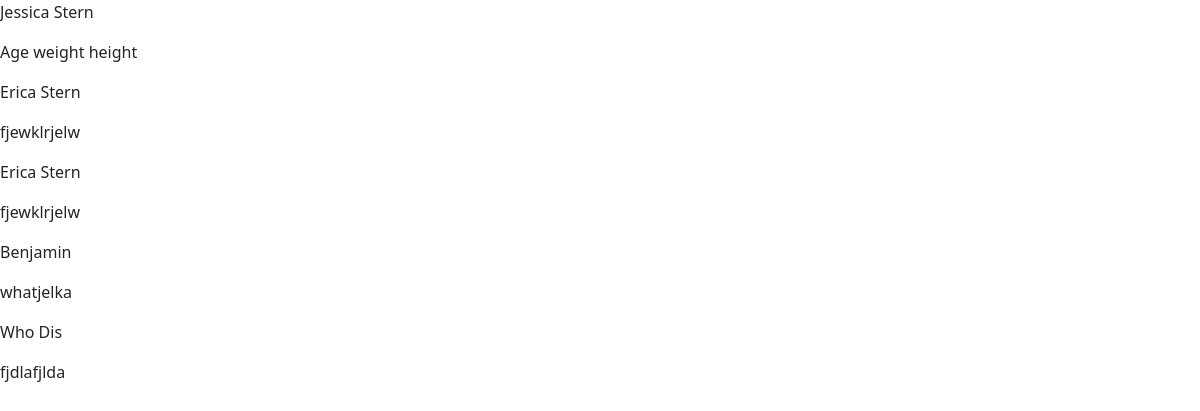
Before: /article/all with the older database file.
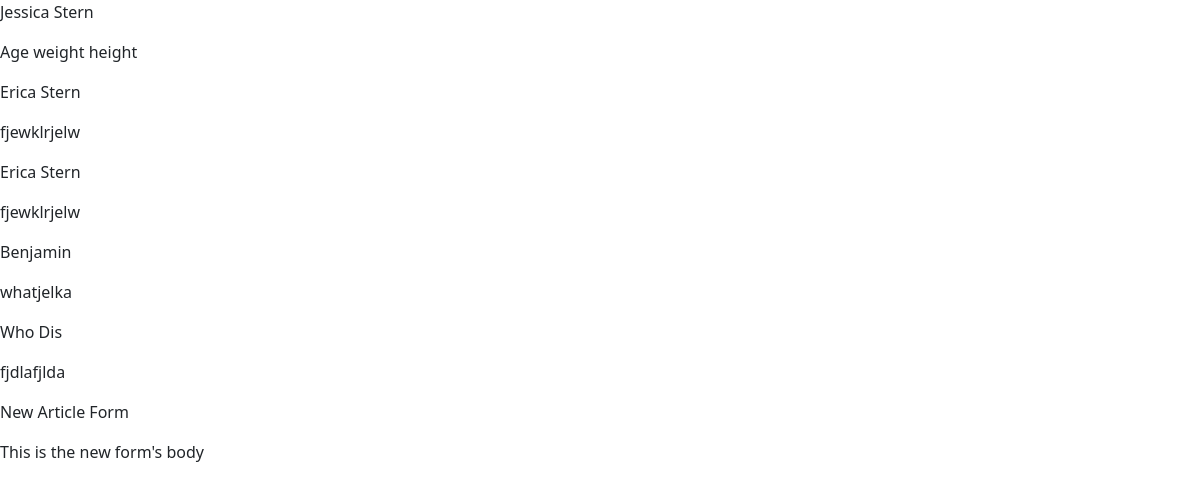
After: the same page with the newer database file.
### portfolio/models.py (models this page shows, shortened)
class Article(models.Model):
    title=models.CharField(max_length=45)
    body=models.TextField()
    created_at = models.DateTimeField(auto_now_add=True)
    updated_at = models.DateTimeField(auto_now=True)

### portfolio/views.py (the view)
# urls.py: path('article/all', views.all_articles),
def all_articles(request):
    context={
        'all_articles': Article.objects.all()
    }
    return render(request, 'all_articles.html', context)

### portfolio/templates/all_articles.html (shortened to what this page needs)
{% load static %}
<!DOCTYPE html>
<html lang="en">
<head>
    <link href="https://cdn.jsdelivr.net/npm/bootstrap@5.0.0-beta3/dist/css/bootstrap.min.css" rel="stylesheet"
>
    <link rel="stylesheet" href="https://cdn.jsdelivr.net/npm/bootstrap-icons@1.4.1/font/bootstrap-icons.css">
    <link rel="stylesheet" href="{% static 'css/styles.css' %}">
</head>
<body>
    {% for article in all_articles %}
        <p>{{article.title}}</p>
        <p>{{article.body}}</p>
    {% endfor %}
</body>
</html>

### portfolio/static/css/styles.css (style rules this page uses)
* { margin: 0; padding: 0; }

Changed rows visible on the page:
added Article: title "New Article Form", body "This is the new form's body"
